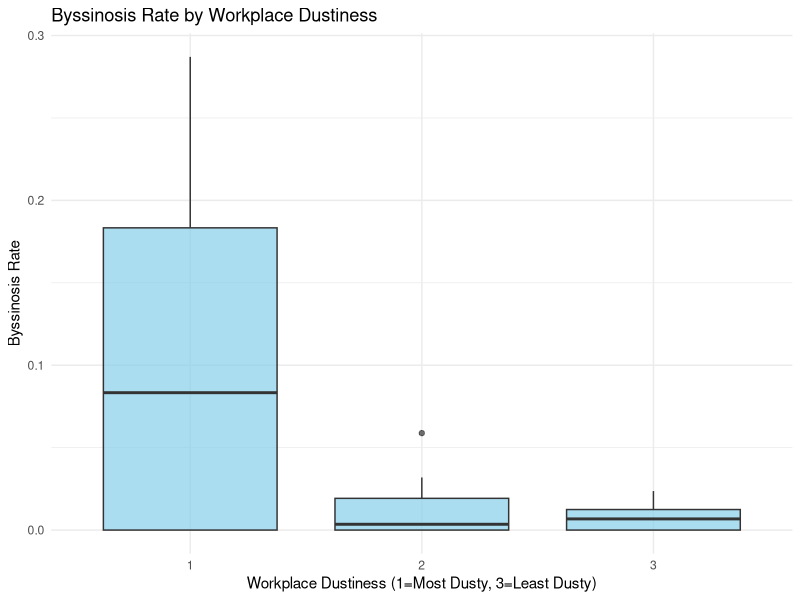
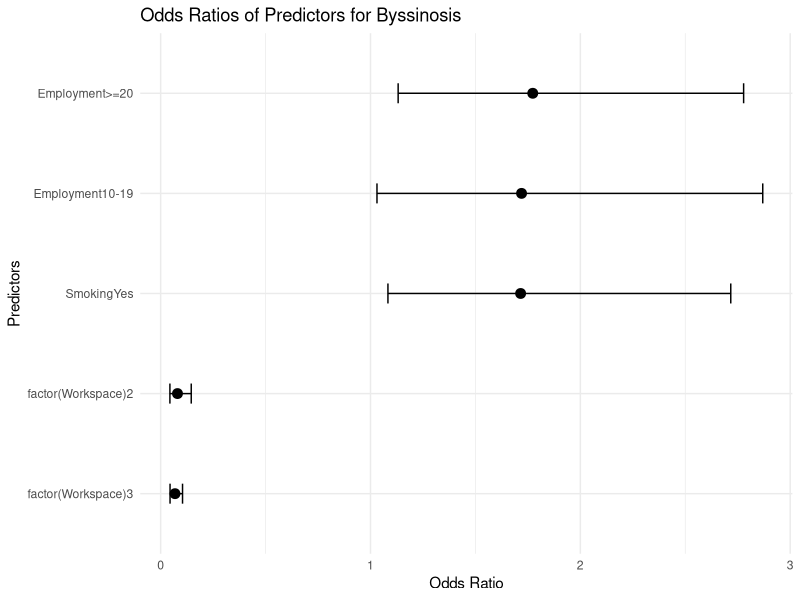

These charts were generated, in order, by the following R code:
# Load necessary libraries
library(tidyverse)
library(broom)
library(ggplot2)
library(caret)
library(glmnet)

# Load the data
byssinosis_data <- read.csv("Byssinosis.csv")
byssinosis_data <- byssinosis_data %>%
  filter(Byssinosis > 0 | Non.Byssinosis > 0)
head(byssinosis_data)

# Inspect the data structure
str(byssinosis_data)

# Calculate total workers and byssinosis rate
byssinosis_data <- byssinosis_data %>%
  mutate(Total_Workers = Byssinosis + Non.Byssinosis,
         Byssinosis_Rate = Byssinosis / Total_Workers)

# Exploratory Data Analysis (EDA)
# Summary of byssinosis rate by workplace dustiness
data_summary_workspace <- byssinosis_data %>%
  group_by(Workspace) %>%
  summarise(Average_Byssinosis_Rate = mean(Byssinosis_Rate, na.rm = TRUE),
            Total_Workers = sum(Total_Workers))

print(data_summary_workspace)

# Summary of byssinosis rate by employment duration
data_summary_employment <- byssinosis_data %>%
  group_by(Employment) %>%
  summarise(Average_Byssinosis_Rate = mean(Byssinosis_Rate, na.rm = TRUE),
            Total_Workers = sum(Total_Workers))

print(data_summary_employment)

# Summary of byssinosis rate by smoking status
data_summary_smoking <- byssinosis_data %>%
  group_by(Smoking) %>%
  summarise(Average_Byssinosis_Rate = mean(Byssinosis_Rate, na.rm = TRUE),
            Total_Workers = sum(Total_Workers))

print(data_summary_smoking)

# Summary of byssinosis rate by sex
data_summary_sex <- byssinosis_data %>%
  group_by(Sex) %>%
  summarise(Average_Byssinosis_Rate = mean(Byssinosis_Rate, na.rm = TRUE),
            Total_Workers = sum(Total_Workers))

print(data_summary_sex)

# Summary of byssinosis rate by race
data_summary_race <- byssinosis_data %>%
  group_by(Race) %>%
  summarise(Average_Byssinosis_Rate = mean(Byssinosis_Rate, na.rm = TRUE),
            Total_Workers = sum(Total_Workers))

print(data_summary_race)

# Visualize byssinosis rate by workplace dustiness
plot1 <- ggplot(byssinosis_data, aes(x = factor(Workspace), y = Byssinosis_Rate)) +
  geom_boxplot(fill = "skyblue", alpha = 0.7) +
  labs(title = "Byssinosis Rate by Workplace Dustiness",
       x = "Workplace Dustiness (1=Most Dusty, 3=Least Dusty)",
       y = "Byssinosis Rate") +
  theme_minimal()

print(plot1)



# Split data into training and testing sets
set.seed(123) # For reproducibility
train_index <- createDataPartition(byssinosis_data$Byssinosis_Rate, p = 0.8, list = FALSE)
train_data <- byssinosis_data[train_index, ]
test_data <- byssinosis_data[-train_index, ]

# Fit a logistic regression model with forward stepwise selection, considering interaction terms
# Start with a null model and a full model including interaction terms
null_model <- glm(Byssinosis_Rate ~ 1, 
                  data = train_data, 
                  weights = Total_Workers,
                  family = binomial(link = "logit"))

full_model <- glm(Byssinosis_Rate ~ factor(Workspace) * Employment * Smoking * Sex * Race,
                  data = train_data, 
                  weights = Total_Workers,
                  family = binomial(link = "logit"))

# Perform forward stepwise selection
stepwise_model_1 <- step(null_model, 
                       scope = list(lower = null_model, upper = full_model), 
                       direction = "forward", 
                       k = 2,
                       trace = 0)# AIC penalty term

stepwise_model_2 <- step(null_model, 
                       scope = list(lower = null_model, upper = full_model), 
                       direction = "forward", 
                       k = log(nrow(train_data)),
                       trace = 0) # BIC penalty term

# Summarize the selected model
summary(stepwise_model_1)
summary(stepwise_model_2)


# Test the model on the testing set
test_data <- test_data %>%
  mutate(Predicted_Probability_1 = predict(stepwise_model_1, newdata = test_data, type = "response"))
test_data <- test_data %>%
  mutate(Predicted_Probability_2 = predict(stepwise_model_2, newdata = test_data, type = "response"))


# Evaluate model performance using RMSE
rmse_value_1 <- sqrt(mean((test_data$Byssinosis_Rate - test_data$Predicted_Probability_1)^2))
cat("\nRMSE for model selected by AIC: ", rmse_value_1, "\n")
rmse_value_2 <- sqrt(mean((test_data$Byssinosis_Rate - test_data$Predicted_Probability_2)^2))
cat("\nRMSE for model selected by BIC: ", rmse_value_2, "\n")

# Prepare data for OLS and Lasso
x_train <- model.matrix(Byssinosis_Rate ~ factor(Workspace) * Employment * Smoking * Sex * Race, data = train_data)[, -1]
y_train <- train_data$Byssinosis_Rate
x_test <- model.matrix(Byssinosis_Rate ~ factor(Workspace) * Employment * Smoking * Sex * Race, data = test_data)[, -1]
y_test <- test_data$Byssinosis_Rate

# Fit an OLS model with forward stepwise selection using AIC
null_model_ols <- lm(Byssinosis_Rate ~ 1, data = train_data)
full_model_ols <- lm(Byssinosis_Rate ~ factor(Workspace) * Employment * Smoking * Sex * Race, data = train_data)

# Perform forward stepwise selection using AIC
stepwise_model_ols <- step(null_model_ols, 
                           scope = list(lower = null_model_ols, upper = full_model_ols), 
                           direction = "forward")

# Summarize the selected model
ols_model_summary <- summary(stepwise_model_ols)
print(ols_model_summary)

# Test the selected OLS model on the testing set
ols_predictions_stepwise <- predict(stepwise_model_ols, newdata = test_data)
ols_rmse_stepwise <- sqrt(mean((test_data$Byssinosis_Rate - ols_predictions_stepwise)^2))
cat("\nStepwise OLS RMSE: ", ols_rmse_stepwise, "\n")

# Lasso Regression
set.seed(123)
lasso_model <- cv.glmnet(x_train, y_train, alpha = 1, family = "gaussian")
lasso_best_lambda <- lasso_model$lambda.min
cat("\nBest Lambda for Lasso: ", lasso_best_lambda, "\n")

# Fit Lasso model with the best lambda
final_lasso_model <- glmnet(x_train, y_train, alpha = 1, lambda = lasso_best_lambda)
lasso_predictions <- predict(final_lasso_model, s = lasso_best_lambda, newx = x_test)
lasso_rmse <- sqrt(mean((y_test - lasso_predictions)^2))
cat("\nLasso RMSE: ", lasso_rmse, "\n")

# Choose stepwise_model_1 as our final model
# Visualize odds ratios for predictors in the final model
tidy_model <- tidy(stepwise_model_1)

plot2 <- tidy_model %>%
  mutate(Odds_Ratio = exp(estimate),
         Lower_CI = exp(estimate - 1.96 * std.error),
         Upper_CI = exp(estimate + 1.96 * std.error)) %>%
  filter(term != "(Intercept)") %>%
  ggplot(aes(x = reorder(term, Odds_Ratio), y = Odds_Ratio)) +
  geom_point(size = 3) +
  geom_errorbar(aes(ymin = Lower_CI, ymax = Upper_CI), width = 0.2) +
  coord_flip() +
  labs(title = "Odds Ratios of Predictors for Byssinosis",
       x = "Predictors",
       y = "Odds Ratio") +
  theme_minimal()

print(plot2)

# Conclusion
cat("\nConclusion:\n")
cat("Workplace dustiness appears to significantly contribute to the chance of byssinosis, with higher dust levels associated with increased byssinosis rates.\n")
cat("Forward stepwise selection identified key predictors and interaction terms for byssinosis.\n")
